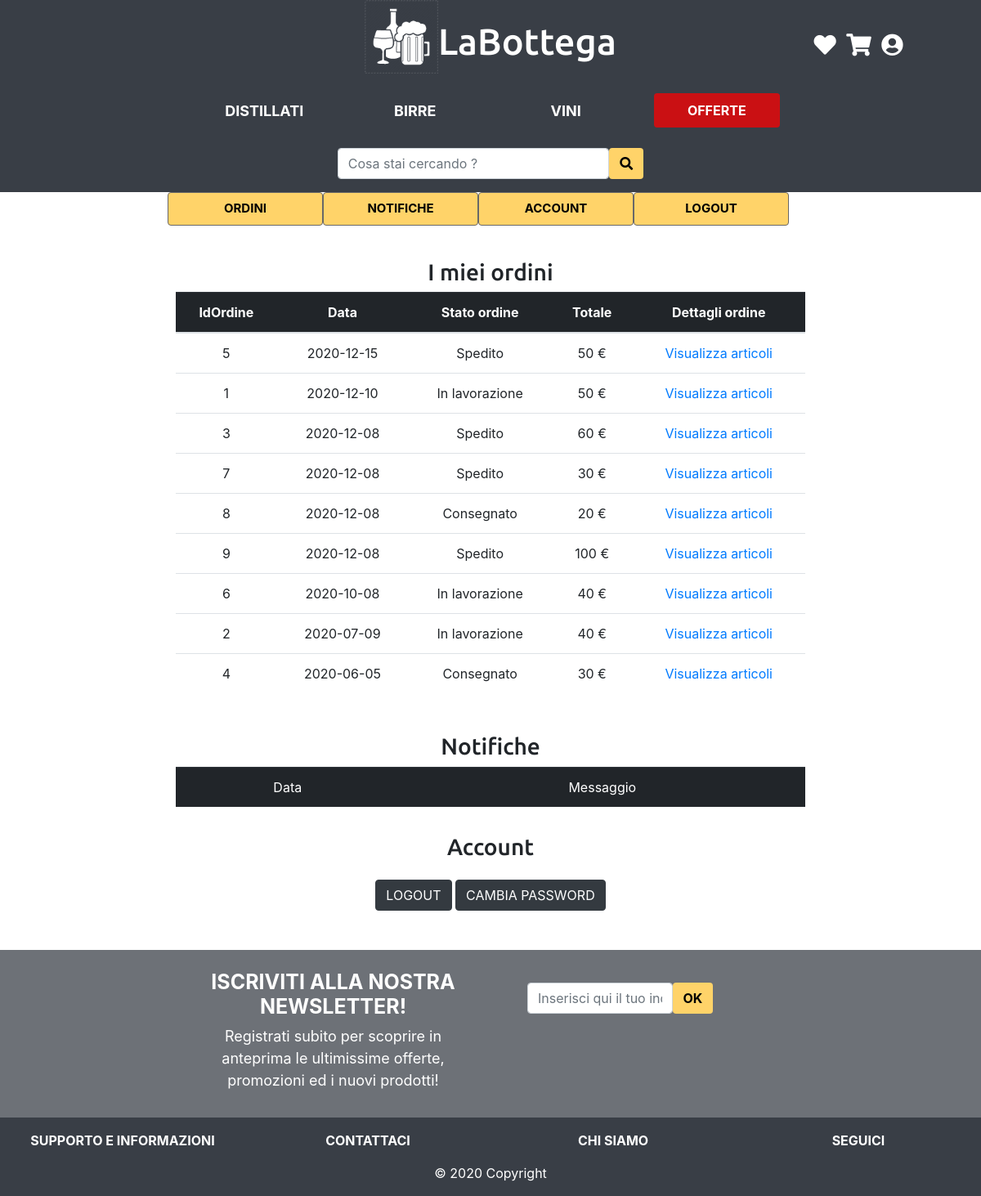
The app's page /dashboard.php (signed in), older data.
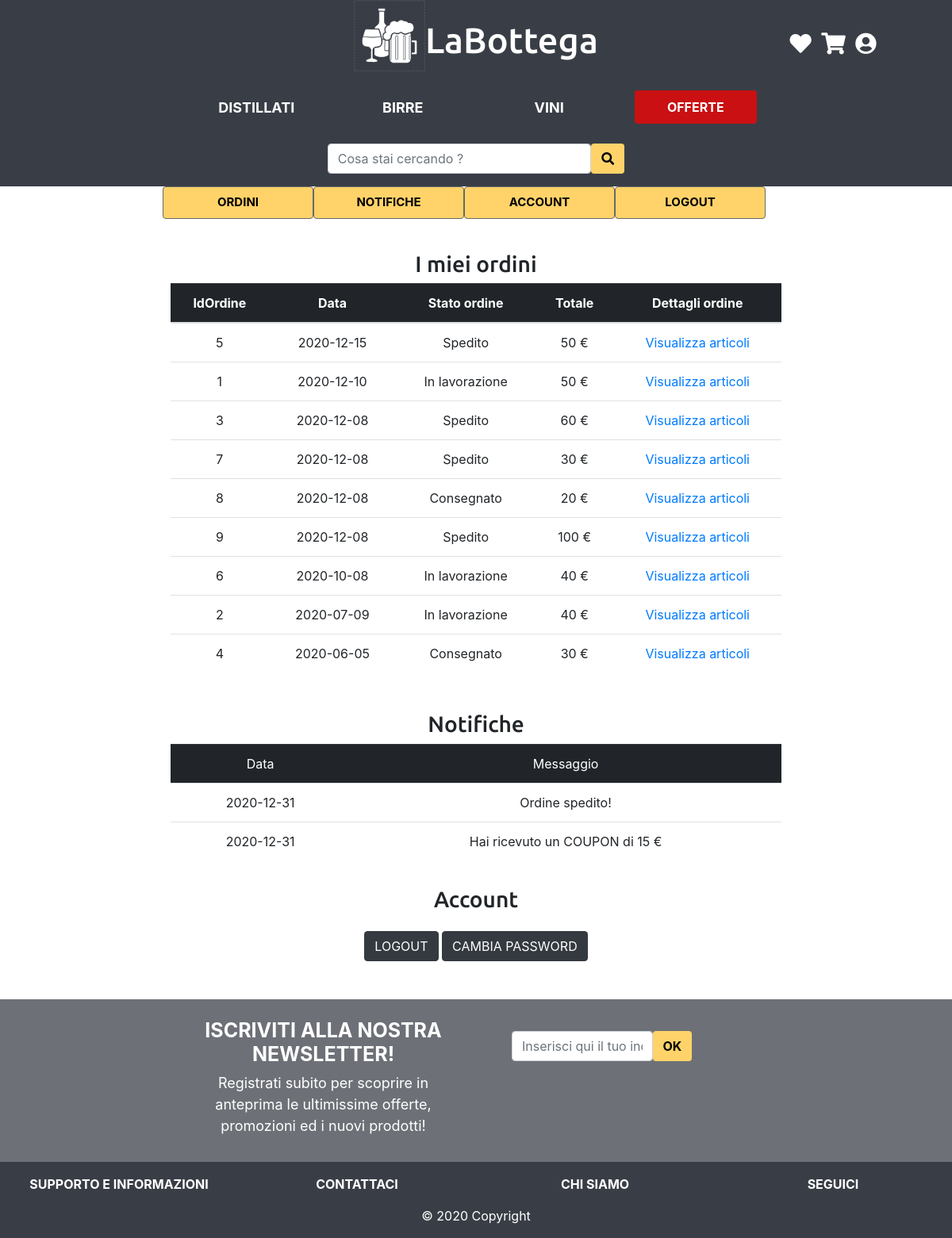
The same page, newer data.
### tables this page shows
CREATE TABLE IF NOT EXISTS  `categorie` (
    `id` INT NOT NULL AUTO_INCREMENT,
    `nome` VARCHAR(15) NOT NULL,
    PRIMARY KEY (`id`)
);

CREATE TABLE IF NOT EXISTS `ordini` (
    `id` INT NOT NULL AUTO_INCREMENT,
    `dataOrdine` DATE NOT NULL,
    `totaleOrdine` FLOAT NOT NULL,
    `idUtente` INT(5) NOT NULL,
    `idSpedizione` INT(5) NOT NULL,
    `tipoPagamento` INT(2) NOT NULL,
    `stato` VARCHAR(30) NOT NULL,
     PRIMARY KEY(`id`),
     FOREIGN KEY(`idUtente`) REFERENCES `utenti`(`id`),
     FOREIGN KEY(`idSpedizione`) REFERENCES `spedizioni`(`id`),
     FOREIGN KEY(`tipoPagamento`) REFERENCES `pagamenti`(`id`)
);

CREATE TABLE IF NOT EXISTS `notifiche` (

    `id` INT NOT NULL AUTO_INCREMENT,
    `idCliente` INT(5) NOT NULL,
    `messaggio` VARCHAR(500) NOT NULL,
    `data` DATE NOT NULL DEFAULT CURRENT_DATE,
    PRIMARY KEY(`id`),
    FOREIGN KEY(`idCliente`) REFERENCES `utenti`(`id`)
);

### dashboard.php (called while the page is built)
<?php
require_once 'bootstrap.php';
if (isUserLoggedIn()) {
    $templateParams["titolo"] = "LaBottega - Dashboard";
    $templateParams["categorie"] = $dbh->getCategories();
    $templateParams["sottoCategorie"] = $dbh->getSubCategories();
    $templateParams["pagina"] = "user_dashboard.php";
    $templateParams["ordini"] = $dbh->getOrdersByUser($_SESSION["id"]);
    $templateParams["notifiche"] = $dbh -> getNotificationsByUser($_SESSION["id"]);
} else {
    header("location: login.php");
}
require 'template/base.php';

### database/database.php (called while the page is built, shortened)
<?php
class DatabaseHelper
{
    private $db;
    public function __construct($servername, $username, $password, $dbname, $port)
    {
        $this->db = new mysqli($servername, $username, $password, $dbname, $port);
    }
    public function getCategories()
    {
        $stmt = $this->db->prepare("SELECT id,nome FROM categorie");
        $stmt->execute();
        $result = $stmt->get_result();
        return $result->fetch_all(MYSQLI_ASSOC);
    }
    public function getSubCategories()
    {
        $stmt = $this->db->prepare("SELECT id,nome,idCategoria FROM sottoCategorie");
        $stmt->execute();
        $result = $stmt->get_result();
        return $result->fetch_all(MYSQLI_ASSOC);
    }
    public function getOrdersByUser($idUtente){
        $stmt = $this->db->prepare("SELECT *  FROM ordini WHERE idUtente = ?  ORDER BY dataOrdine DESC");
        $stmt->bind_param('i', $idUtente);
        $stmt->execute();
        $result = $stmt->get_result();
        return $result->fetch_all(MYSQLI_ASSOC);
    }
    public function getNotificationsByUser($idCliente){
        $stmt = $this->db->prepare("SELECT *  FROM notifiche WHERE idCliente = ?  ORDER BY 'data' DESC");
        $stmt->bind_param('i', $idCliente);
        $stmt->execute();
        $result = $stmt->get_result();
        return $result->fetch_all(MYSQLI_ASSOC);
    }
}

### bootstrap.php (called while the page is built, shortened)
<?php
    require_once("database/database.php");
    $dbh = new DatabaseHelper("localhost", "root", "", "labottega", 3306);
?>

### template/user_dashboard.php (the view, shortened to what the changed rows need)
<div class="row text-center pt-4">
  <div id="Ordini" class="text-center col-12 col-md-10 col-lg-8 pt-3">
    <?php if (count($templateParams["ordini"]) > 0) : ?>
      <table class=" table text-center col-12">
        <div class="row ">
          <thead class="table-dark">
            <tr>
              <th scope="col" id="id"> IdOrdine </th>
              <th scope="col" id="data"> Data </th>
              <th scope="col" id="stato"> Stato ordine </th>
              <th scope="col" id="totale"> Totale </th>
              <th scope="col" id="dettagli"> Dettagli ordine </th>
            </tr>
          </thead>
          <tbody>
            <?php foreach ($templateParams["ordini"] as $ordine) : ?>
              <tr class="py-3 my-3">
                <td header="id"><?php echo ($ordine["id"]); ?></td>
                <td header="data"><?php echo ($ordine["dataOrdine"]); ?></td>
                <td header="stato"><?php echo ($ordine["stato"]); ?></td>
                <td header="totale"><?php echo ($ordine["totaleOrdine"]); ?> €</td>
                <td header="dettagli"><a href="#">Visualizza articoli </a></td>
              </tr>
            <?php endforeach; ?>
          </tbody>
      </table>
    <?php else : ?>
      <p> Non ci sono ordini da visualizzare. </p>
    <?php endif; ?>
  </div>
</div>
<div class="row text-center mt-2 pt-2">
  <div id="Notifiche" class="col-12 col-lg-8 col-md-10 text-center pt-3">
    <?php if (isset($templateParams["notifiche"]) ) : ?>
      <table class="table text-center">
      <thead class="table-dark">
        <tr>
          <td>Data</td>
          <td>Messaggio</td>
        </tr>
      </thead>
      <tbody>
      <?php foreach ($templateParams["notifiche"] as $notifica) : ?>
        <tr>
          <td> <?php echo $notifica["data"]; ?> </td>
          <td> <?php echo $notifica["messaggio"]; ?> </td>
      </tr>
      <?php endforeach; ?>
      </tbody>
      </table>
    <?php else : ?>
      <p> Non ci sono notifiche da visualizzare. </p>
    <?php endif; ?>
  </div>
</div>

### template/base.php (shortened to what the changed rows need)
<!DOCTYPE html>
<html lang="it">
<head>
  <link rel="stylesheet" href="public/css/style.css" />
  <link rel="stylesheet" href="https://maxcdn.bootstrapcdn.com/bootstrap/4.0.0/css/bootstrap.min.css" />
  <link rel="stylesheet" href="https://use.fontawesome.com/releases/v5.7.0/css/all.css" />
  <link rel="stylesheet" href="//cdnjs.cloudflare.com/ajax/libs/toastr.js/latest/css/toastr.min.css">
</head>
<body>
  <div class="container-fluid">
    <header>
      <div class="prova row align-items-center">
        <div class="col-8 col-md-6">
          <div class="row justify-content-md-center">
            <h1 class="pt-4"><a class="text-white" href="index.php" id="title-link">LaBottega</a></h1>
          </div>
        </div>
      </div>
      <div class="row">
        <div class="col-12 col-md-12 p-0">
          <div class="prova row pt-3 nopadding">
            <div class="col-md-8">
              <nav class="navbar navbar-expand-md navbar-fixed-top justify-content-center">
                <div class="collapse navbar-collapse" id="navbarNavDropdown">
                  <ul class="navbar-nav text-center col-md-12 nopadding">
                    <?php foreach ($templateParams["categorie"] as $categoria) : ?>
                      <li class="nav-item dropdown col-md-3">
                        <a class="nav-link text-uppercase text-white" href="prodotti.php?cat=<?php echo $categoria["id"]; ?>"><?php echo $categoria["nome"]; ?></a>
                      </li>
                    <?php endforeach; ?>
                  </ul>
                </div>
              </nav>
            </div>
          </div>
        </div>
      </div>
    </header>
    <main>
      <?php
      if (isset($templateParams["pagina"])) {
        require($templateParams["pagina"]);
      }
      ?>
    </main>
    <footer>
      <div class="row footer py-3 mt-5">
        <div class="col-sm-9 col-md-8">
          <div class="row nopadding">
            <div class="col-12 newsletter-paragraph col-md-6 pt-2 text-center">
              <h2>ISCRIVITI ALLA NOSTRA NEWSLETTER!</h2>
            </div>
          </div>
        </div>
      </div>
    </footer>
  </div>
</body>
</html>

Row changes from the older to the newer data that the page shows:
added notifiche: data "2020-12-31", messaggio "Ordine spedito!"
added notifiche: data "2020-12-31", messaggio "Hai ricevuto un COUPON di 15 €"
